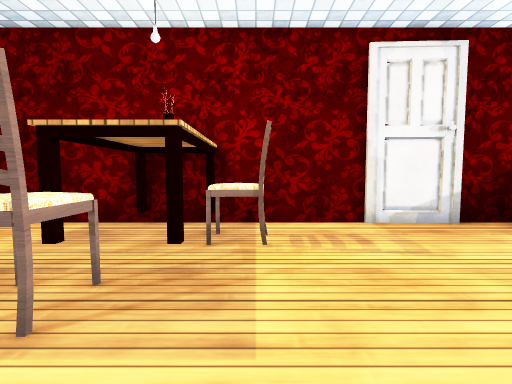
View 1 (above)

16 first-person views from a walk through a 3-D level made in the Unity game engine. The camera is 0.59 m above the floor, tilts 4° down and sees 85° across. Doors are open. The floor is counted in squares, 0.5 m on a side. Each view is taken from the middle of a square. On the plan, view 1 faces up. The plan holds only what a view shows up to about 12 squares ahead; the rest is blank. The place goes on beyond the plan. The player is left out. Some surface patterns are stand-ins.

View 2
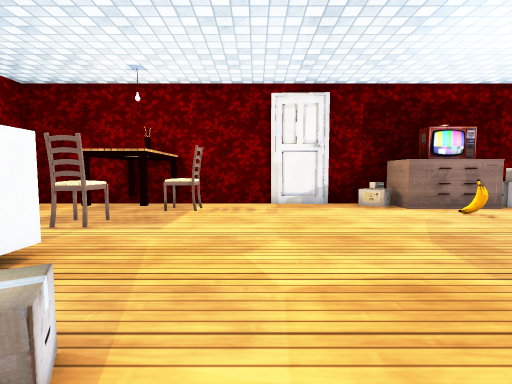

View 3
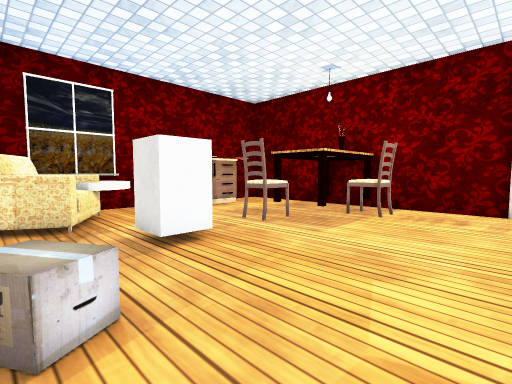

View 4
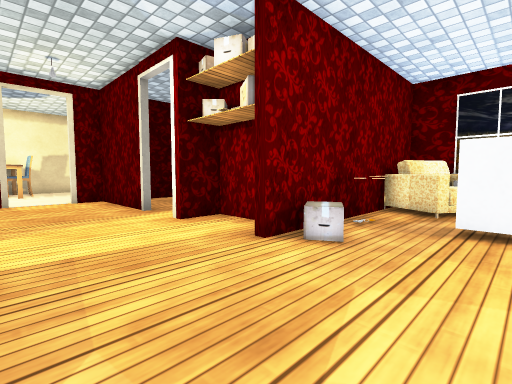

View 5
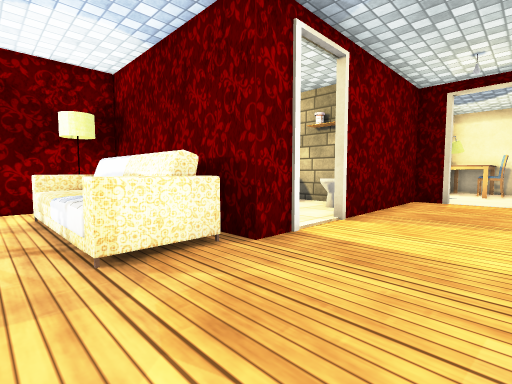

View 6
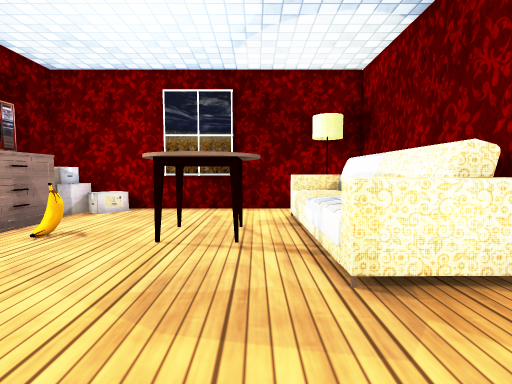

View 7
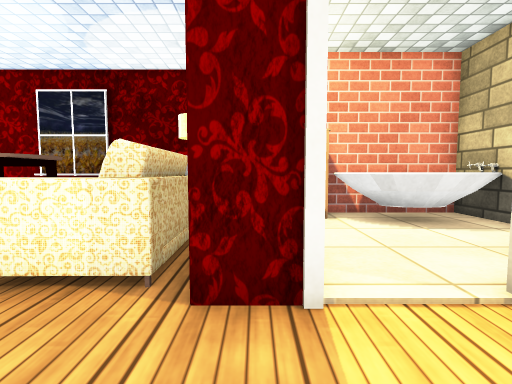

View 8
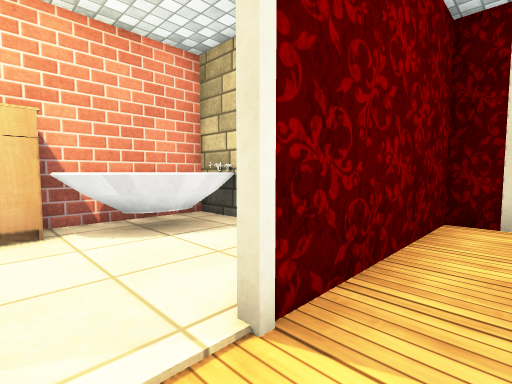

View 9
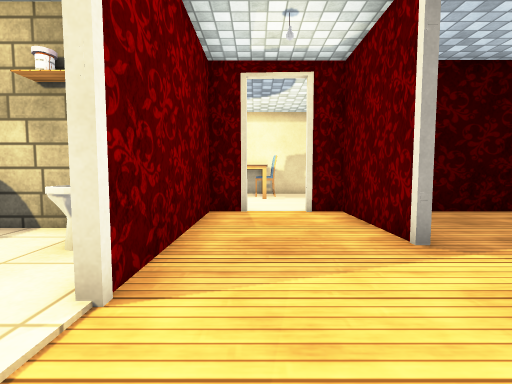

View 10
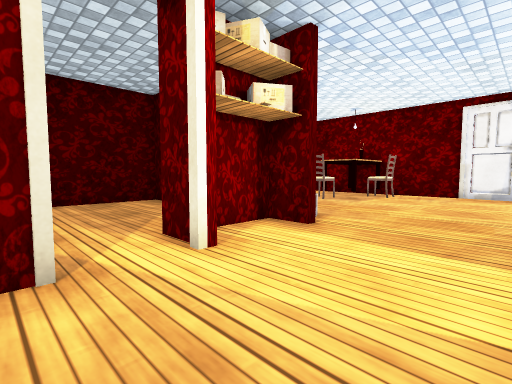

View 11
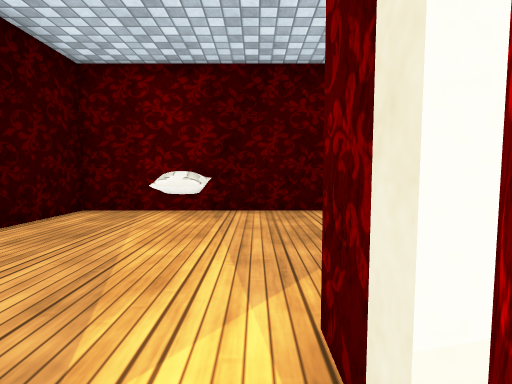

View 12
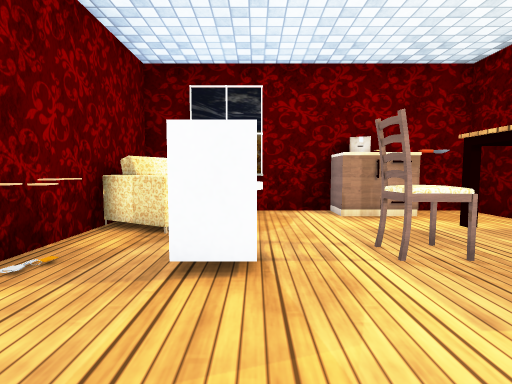

View 13
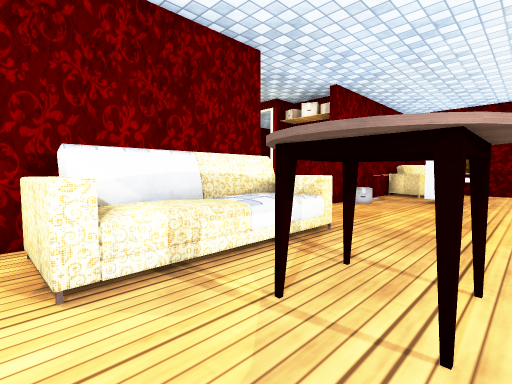

View 14
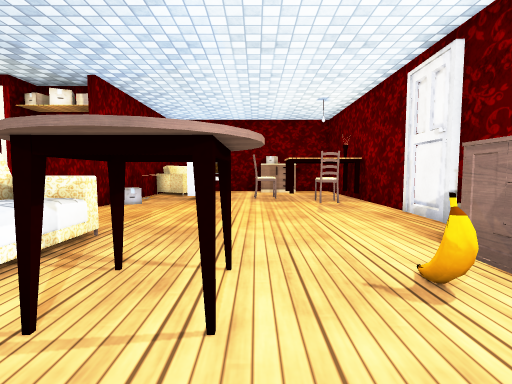

View 15
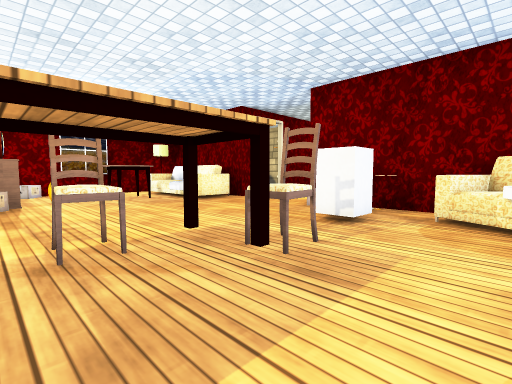

View 16
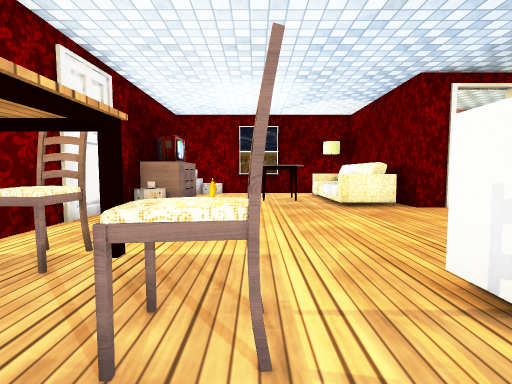

### Floor plan
Key: @ floor where view 1 was taken; # wall or solid block; x gap in a wall; . main floor; : floor 0.05 m higher than the main floor; D open door; = window, fence, low wall or low ledge; T table; C chair; A TV; B box; N banana; L block; I disc; S sofa; E toilet; O other object.
Columns run from 7 left of view 1 to 12 right of it. Each row starts with its distance up from view 1.
  7 ###############   ##
  6 #...TTT.....#OOAAOB#
  5 #...T.CC......OAABB#
  4  TT.TTT........N..=#
  3  B...C.............#
  2 #T...C.........TT..#
  1 #.............TTT..#
  0 ##...LL@.......TT..#
 -1 #IIC.LL......SSSSS.#
 -2 #IICC #.=....SSSSSx#
 -3 ##CC#####....SSSSS.#
 -4 #..    ##....###:O##
 -5 #....  #.....::::O#
 -6 #......##....#::OO#
 -7 #.......D....#::OO#
 -8 #O......D....EE:O #
 -9 #OO.....#....EE:OO#
-10 #O......#....######
-11 #.......#....#
-12 #...... #.DD.#
-13 ##### ####DD##
-14          ...

Positions as (right, up) in squares from view 1, and headings:
1: (0, 0), facing up
2: (2, -4), facing up
3: (3, -3), facing up-left
4: (5, 0), facing down-left
5: (2, 0), facing down-right
6: (3, 0), facing right
7: (3, -4), facing right
8: (4, -5), facing down-right
9: (4, -4), facing down
10: (5, -9), facing up-left
11: (2, -7), facing left
12: (2, 0), facing left
13: (11, 2), facing down-left
14: (11, 2), facing left
15: (-5, 6), facing down-right
16: (-4, 2), facing right
